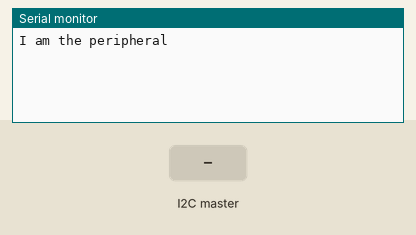
This sketch was run on a simulated Arduino Uno, built with avr-gcc and run on an emulated ATmega328P. Shown: the last lines printed to the serial monitor. The test bench sets the inputs (shaded band).

Above: at 1.2 s.
1.3 s: the I2C master sends the byte 1
At 1.8 s:
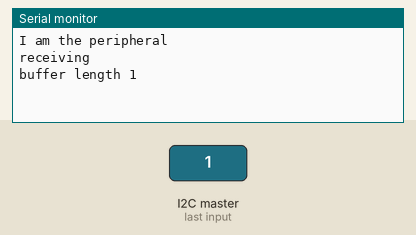
2.8 s: the I2C master sends the byte 0
At 4.2 s:
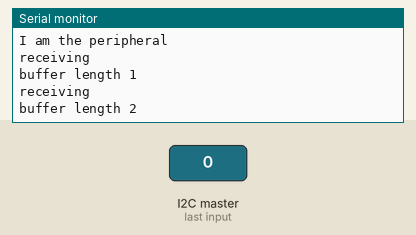

The sketch:

i2c-peripheral-echo.ino
```cpp
#include "Wire.h"

#define MAX_LEN 255
int len = 0;
char buf[MAX_LEN];

void setup() {
    Serial.begin(38400);
    Serial.println("I am the peripheral");
    Wire.begin(0x11);
    Wire.onReceive(receiveEvent);
    Wire.onRequest(requestEvent);
}

void loop() {
}

void receiveEvent(int howMany)
{
    Serial.println("receiving");
    while(0 < Wire.available()) {
        // ignore bytes after max length
        if(len >= MAX_LEN) {
            continue;
        }
        buf[len] = Wire.read();
        len++;
    }
    Serial.print("buffer length ");
    Serial.println(len);
}

void requestEvent() {
    Serial.println("echoing back");
    Wire.write(buf, len);
    Serial.print("echo length ");
    Serial.println(len);
    len = 0;
}
```

Measured:
- after the input at 1.3 s, the serial monitor: prints a new line at once (image 1)
- after the input at 2.8 s, the serial monitor: prints a new line at once (image 2)
